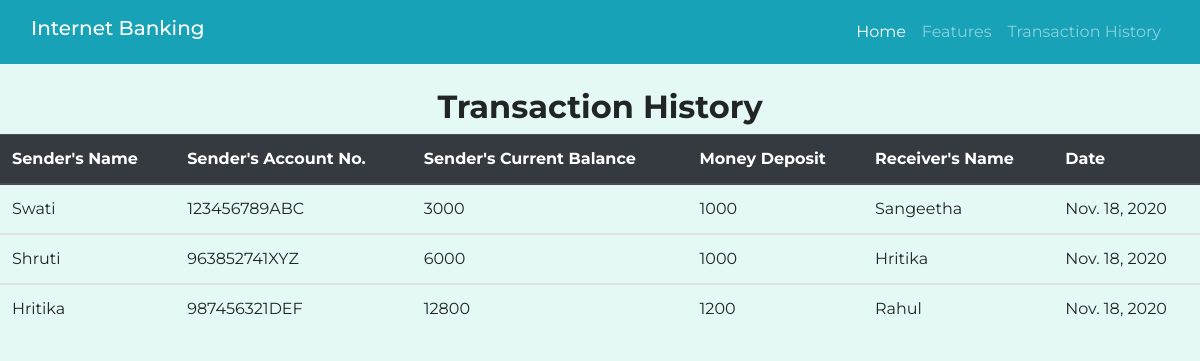
Screenshot of /transaction with the database file from the repository.
### home/models.py (models this page shows)
class transaction_details(models.Model):
    source_name = models.CharField(max_length=122)
    source_acc_no = models.CharField(max_length=122)
    Current_balance = models.IntegerField()
    money_deposit = models.IntegerField()
    destination_name = models.CharField(max_length=122)
    date = models.DateField()

### home/views.py (the view, shortened to what this page needs)
# urls.py: path("transaction", views.transaction, name='transaction'),
def transaction(request):
    all_entries = transaction_details.objects.all()
    context = {
            "history" : all_entries
        }
    return render(request, 'transaction.html', context)

### templates/transaction.html (shortened to what this page needs)
{% extends 'base.html' %}
{% block body %}
<section class="content customer">
<h2 class="text-center"><strong>Transaction History</strong></h2>
<table class="table">
  <thead class="thead-dark">
    <tr>
      <th scope="col">Sender's Name</th>
      <th scope="col">Sender's Account No.</th>
      <th scope="col">Sender's Current Balance</th>
      <th scope="col">Money Deposit</th>
      <th scope="col">Receiver's Name</th>
      <th scope="col">Date</th>
    </tr>
  </thead>
  {% for details in history %}
  <tbody>
    <tr>
      <td>{{details.source_name}}</td>
      <td>{{details.source_acc_no}}</td>
      <td>{{details.Current_balance}}</td>
      <td>{{details.money_deposit}}</td>
      <td>{{details.destination_name}}</td>
      <td>{{details.date}}</td>
    </tr>
  </tbody>
  {% endfor %}
</table>
</section>
{% endblock body %}

### static/polls/styles.css (style rules this page uses)
.bgcolor { background-color: #e4f9f5; }
.content { font-family: 'Montserrat', sans-serif; }
.customer { padding-top: 1.5rem; }

### rows the page displays
transaction_details: source_name "Swati", source_acc_no "123456789ABC", Current_balance "3000", money_deposit "1000", destination_name "Sangeetha", date "Nov. 18, 2020"
transaction_details: source_name "Shruti", source_acc_no "963852741XYZ", Current_balance "6000", money_deposit "1000", destination_name "Hritika", date "Nov. 18, 2020"
transaction_details: source_name "Hritika", source_acc_no "987456321DEF", Current_balance "12800", money_deposit "1200", destination_name "Rahul", date "Nov. 18, 2020"
